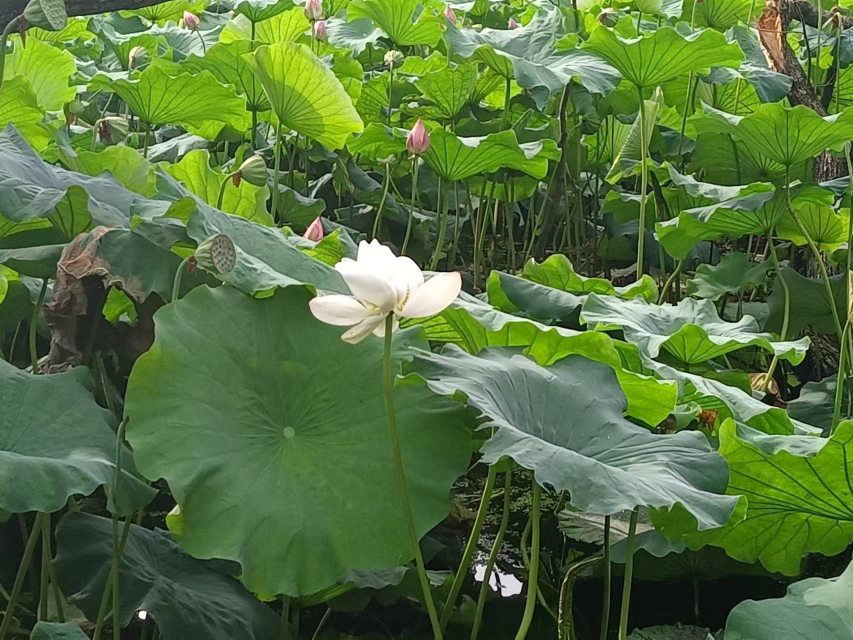
#> input picture 大三下/计算机视觉/实验/实验3/a.jpg, 1706 x 1279 px (shown at 1/2 size)
$ python 3.py
#> lines starting #> are read from the running program, lines starting #| are printed output that depends on the picture
import cv2
import numpy as np

# 读取目标对象图像和待匹配图像
target_image = cv2.imread('a.jpg', cv2.IMREAD_COLOR)
#> target_image is the input picture: shape (1279, 1706, 3); mean B, G, R 62.7, 114.4, 86
query_image = cv2.imread('c.png', cv2.IMREAD_COLOR)
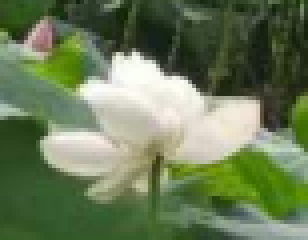
#> input picture 大三下/计算机视觉/实验/实验3/c.png, 77 x 60 px (shown 4 times larger)
#> query_image is the input picture: shape (60, 77, 3); mean B, G, R 88, 123.2, 106.6

# 调整图像大小
scale_percent = 50  # 缩小为原始大小的50%
width = int(target_image.shape[1] * scale_percent / 100)
#> width = 853
height = int(target_image.shape[0] * scale_percent / 100)
#> height = 639
target_image_resized = cv2.resize(target_image, (width, height))
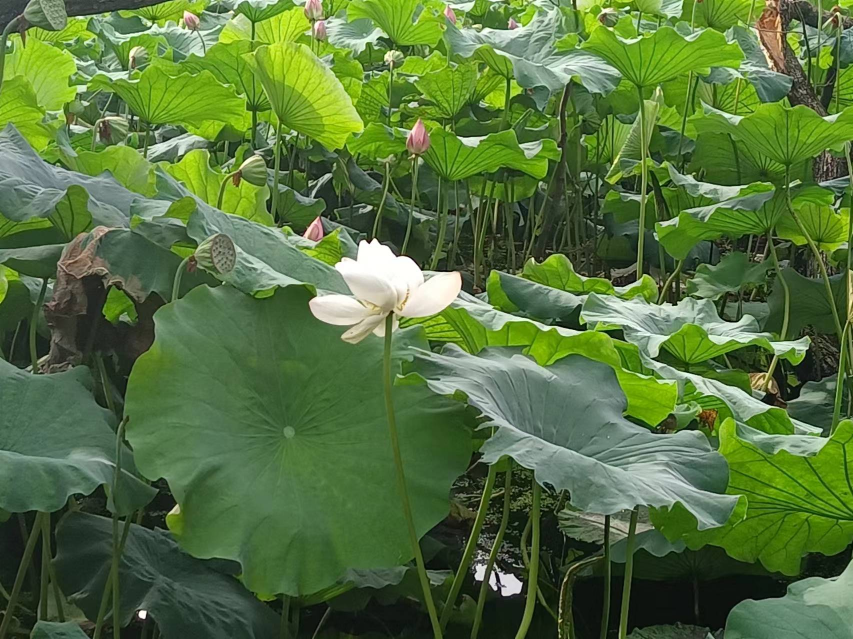
#> target_image_resized: shape (639, 853, 3); mean B, G, R 62.5, 114.3, 85.9
query_image_resized = cv2.resize(query_image, (width, height))
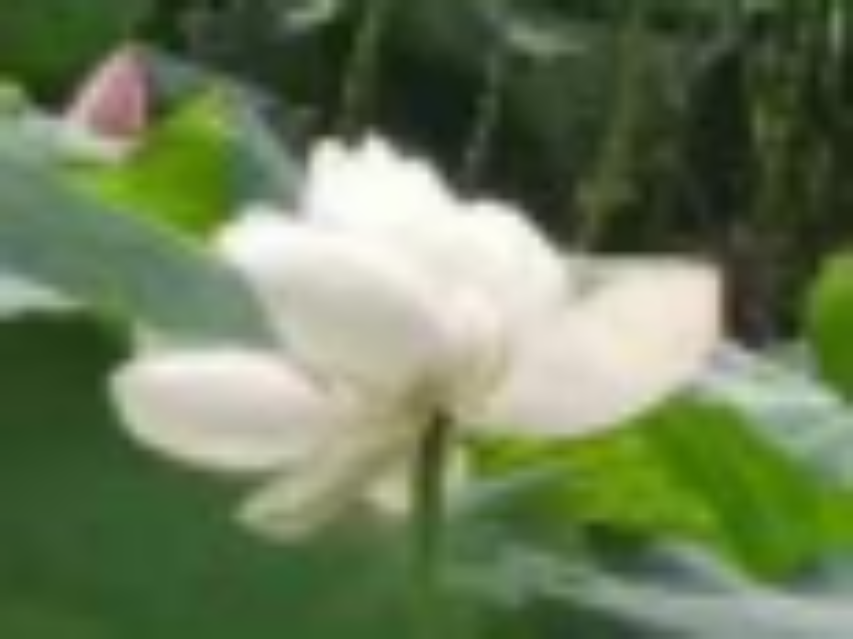
#> query_image_resized: shape (639, 853, 3); mean B, G, R 87.9, 123.1, 106.4

# 创建SIFT对象
sift = cv2.SIFT_create()

# 使用SIFT算法检测关键点和描述子
keypoints_target, descriptors_target = sift.detectAndCompute(target_image_resized, None)
#> keypoints_target = 4447 keypoints; strongest (x, y, size): (142, 614, 5.1), (511, 585, 13.3), (495, 588, 2.8), (479, 576, 6.5)
keypoints_query, descriptors_query = sift.detectAndCompute(query_image_resized, None)
#> keypoints_query = 79 keypoints; strongest (x, y, size): (374, 218, 112.5), (376, 226, 121.1), (644, 332, 107.2), (177, 392, 79.5)

# 使用FLANN匹配器
flann = cv2.FlannBasedMatcher({'algorithm': 0, 'trees': 5}, {'checks': 50})

# 使用KNN算法进行匹配
matches = flann.knnMatch(descriptors_target, descriptors_query, k=2)
#> matches = 4447 matches

# 提取最佳匹配
good_matches = []
for m, n in matches:
    if m.distance < 0.44* n.distance:
        good_matches.append(m)
#> after the loop, good_matches = 10 matches

# 绘制匹配结果
result_image = cv2.drawMatches(target_image_resized, keypoints_target, query_image_resized, keypoints_query, good_matches, None, flags=cv2.DrawMatchesFlags_NOT_DRAW_SINGLE_POINTS)
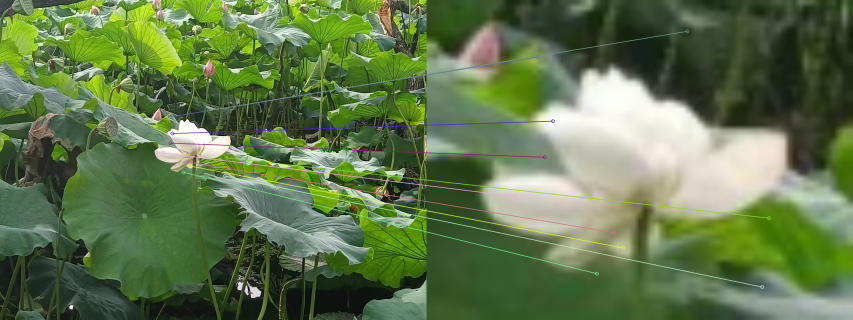
#> result_image: shape (639, 1706, 3) (shown at 1/2 size); mean B, G, R 75.8, 119, 96.7

# 显示结果
cv2.imshow('Object Detection', result_image)
cv2.waitKey(0)
cv2.destroyAllWindows()
